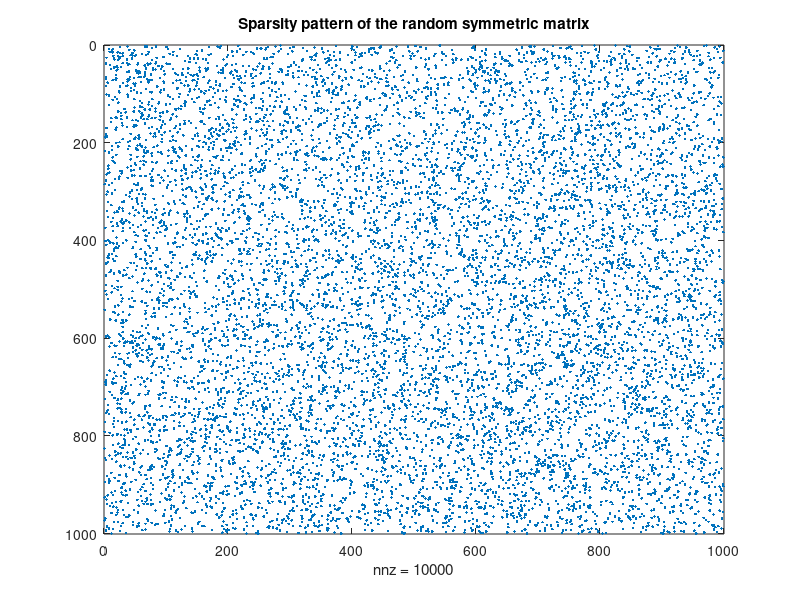

The MATLAB source for this figure: (Note: this script raises an error after producing the figure.)
% ACM 11: Introduction to MATLAB   

%% Week 5: Eigenvalues, Matix Decompositions, SVD, Regression Analysis  
%%         Vectorization, Debugging, and Profiling.

%% Eigenvalues
close all; clear; clc;
% Matlab has a good eigenvalue solver called "eig". This is different than
% "eigs" (which we will cover below; the "s" stands for "sparse", and
% not to pluralize "eig").  "eig" does different things, depending on the
% number of outputs: 
% - If we only have one output, it just returns the eigenvalues in a vector. 
% - If we have two outputs, it gives the eigenvalues (this time, as the 
%   diagonal of a matrix), as well as the eigenvectors.
clear; 
A = randn(3);
%The eigenvalues of A are:
lambda=eig(A)
% (recall that eigenvalues of a real matrix are allowed to be complex; if
% the matrix is symmetric, then we're guaranteed to get real
% eignevalues).

[V,D] = eig(A)
% The eigenvalues of A are on the diagonal of matrix D and the eigenvectors 
% are the columns of matrix V, so that A*V = V*D.

% Remark: If you don't need the eigenvectors, don't ask for them!  
% It will slow down the computation.

%% Eigenvalues for sparse matrices
clear; clc; close all;
% The command "eigs" finds only the few largest (or smallest) eigenvalues
% of a matrix.  It uses an entirely different kind of algorithm; this
% algorithm is very well-suited to sparse matrices.  Here, we'll
% demonstrate with a very large sparse matrix.
B = sprandsym(1000,.01);    % this is a 1000 x 1000 sparse symmetric matrix
                            % 1% of its entries are randomly selected to
                            % be nonzero; on those entries, the value is
                            % chosen from a uniform distribution.
spy(B); title('Sparsity pattern of the random symmetric matrix');
% Now, ask for the top and bottom 5 eigenvalues:
% (by "top", we mean those with the greatest magnitude)

disp('largest eigenvalues:')
D = eigs(B,5) 
% eigs(B) returns a vector of B's six largest magnitude eigenvalues
disp('smallest eigenvalues:')
D = eigs(B,5,'sm')  % "sm" stands for smalest magnitude

% Remark: you can use this command to also get the eigenvectors, e.g.,
% [V,D] = eigs(B,5)

%% Matrix Decompositions
close all;clear;clc;

A = rand(3)+eye(3);

% PLU decomposition
[L,U,P]=lu(A) % the permuted LU decomposition  P*A=L*U

% Cholesky Decompostions
U=chol(A) % produces an upper triangular matrix U, satisfying U'*U=A. 
          % chol assumes that A is symmetric. If it is not, chol uses the 
          % transpose of the upper triangle as the lower triangle. 
          % Matrix A must be positive definite: x'*A*x>0 for none zero x.
L = chol(A, 'lower') % L is lower triangular, L*L'=A.

% Orthogonal-triangular decomposition 
[Q,R] = qr(A)  %  produces an upper triangular matrix R and an 
               %  othogonal matrix Q so that A = Q*R.
               %  This decomposition can be also used for solving linear 
               %  systems: it is more computationally expensive than PLU
               %  decomposition, but more numerically stable. 

%% Singular Value Decomposition (SVD) - the king of matrix decompositions
%{
The SVD is vaguely like a generalization of the eigenvalue decomposition; 
it gives slightly different information, and it is also more general 
(i.e. it applies to non-square matrices).  
We factor a matrix A as the product of three matrices: A = U*S*V'. 
If A is m-by-n, then 
- U is m-by-m, unitary U*U'=U'*U=I
- S is m-by-n, it is zero except on the diagonal. The nonzero diagonal 
  entries of S are called the singular values, and they are always real 
  and positive. By convention, they are always listed in decreasing order.
- V' is n-by-n, unitary V*V'=V'*V=I

In Matlab, the function to compute the SVD is called "svd()", and there is 
also a sparse version ("svds()").  
%}

clc; clear; 
A = randn(3,5);
% The vector of singular values of A are:
s = svd(A)
% All factors of the decomposition:
[U,S,V] = svd(A)
norm(A-U*S*V')  % the norm of the residual

% Example application of SVD to image compression:
% retain only the top singular values and vectors

close all; clear; clc;
load durer % Albrecht Durer's Melancholia; Matlab built-in image
% See: http://www.mathworks.com/help/matlab/learn_matlab/plotting-image-data.html
figure('Position',[500 200 650 600]);
image(X); 
colormap(map);
axis image
title('Original Image')

[U,S,V] = svd(X);

figure('Position',[500 200 650 600]);
spy(S) % view the sparsity pattern of the singular value matrix
title('Sparsity pattern')
bar(diag(S));  % singular values
ind = ceil(length(diag(S))*0.1); % take 10% of the singular values
S(ind:end, ind:end) = 0;
figure('Position',[500 200 650 600]);
spy(S)
title('New sparsity pattern')
figure('Position',[500 200 650 600]);
Y=U*S*V';
image(Y)
colormap(map)
axis image
title('Compressed Image')

%% Simple Linear Regression
% Explain the method in class.
close all; clear; clc;
% Let us genenerate some data with linear trend:
x=(0:.01:2).';
y = 6*x + 2 + 0.5*randn(size(x));
figure('Position',[500 200 650 600])
plot(x,y,'ro');

% One way to fit a line to the data is to use the basic fitting GUI
% Tools >> Basic fitting

% Another way is to use polyfit: polynomial curve fitting
% p = polyfit(x,y,n) returns the coefficients for a polynomial p(x) of 
% degree n that is a best fit (in a least-squares sense) for the data (x,y). 
p = polyfit(x,y,1);

yfit = polyval(p,x); % polyval(p,x) returns the value of a polynomial p 
                     % evaluated at x.
hold on;
plot(x,yfit,'-b');

%% Multiple Linear Regression
% Explain the method in class.
% B = regress(y,X) 
% - X is an n-by-p matrix of p predictors at each of n observations.
% - y is an n-by-1 vector of observed responses.
% - B is a p-by-1 vector B of coefficient estimates for a multiple linear 
%     regression of the responses in y on the predictors in x.  

close all;clear;clc;
load carbig % a dataset that contains various measured variables for 406 
            % automobiles from the 1970's and 1980's.
x1 = Weight;
x2 = Horsepower;
y = MPG; %  Miles per gallon

%Compute regression coefficients for a linear model with an interaction term:
X = [ones(size(x1)), x1, x2, x1.*x2];
b = regress(y,X);

%Plot the data and the model:
figure
scatter3(x1,x2,y)
xlabel('Weight')
ylabel('Horsepower')
zlabel('MPG')
hold on
x1fit = min(x1):100:max(x1);
x2fit = min(x2):10:max(x2);
[X1FIT,X2FIT] = meshgrid(x1fit,x2fit);
YFIT = b(1) + b(2)*X1FIT + b(3)*X2FIT + b(4)*X1FIT.*X2FIT;
mesh(X1FIT,X2FIT,YFIT)

% More tools for data analysis: in Statistics and Machine Learning Toolbox

%% Vectorization

clear; clc; close all; 

%{
MATLAB is optimized for operations involving matrices and vectors.  
"Vectorization" is the process of revising loop-based, scalar-oriented 
code to use MATLAB matrix and vector operations.
Vectorizing your code is worthwhile for several reasons:
(1) Performance: Vectorized code often runs much faster than the corresponding 
code containing loops.
(2) Less Error Prone: Without loops, vectorized code is often shorter. 
Fewer lines of code mean fewer opportunities to introduce programming errors.
(3) Appearance: Vectorized mathematical code appears more like the 
mathematical expressions found in textbooks, making the code easier to understand.

"Vectorize!" is one of the mantras of MATLAB programming.
%}

% Trivial example: here is a non-vectoriaed code
i = 0;
for t = 0:.01:10
    i = i + 1;
    y(i) = sin(t);
end
% Here is a vectorized version of the same code:
t = 0:.01:10;
y = sin(t);

% Another example: generate an n-by-n matrix B of polynomial basis functions
n = 5000;
x = linspace(0,1,n);
% Bad
tic
B = NaN(n,n); % preallocation
for i=1:n
    for j=1:n
        B(i,j) = x(j)^(i-1);
    end
end
toc

% Better
tic
A=repmat(x,n,1);
C=repmat((0:n-1)',1,n);
B = A.^C;
toc

% Strategy: matrix thinking + built-in functions

%% Helpful Built-In Functions with Examples

clear; clc;
% all(v)  Tests if all elements of v are nonzero (or true)
% any(v)  Tests if at least one elements of v are nonzero (or true)
% Illustration: 
a=1;
b=2;
x=a+(b-a)*rand(10,1); 
y=a+(b-a)*randn(10,1);
all(x>=a)
all(y>=a)
any(x<a)
any(y<a)

% Application: return only the rows of A that don't have negative elements
A=[1, 2, -3; 4, 5, 6; 7, 8, -9]
B = A(~any(A<0,2),:)  % work it out on a paper and to see what is going on!
                      % what is A<0 ?
                      % what is any(A<0) ?
                      % what is any(A<0,1) ?
                      % what is any(A<0,2) ?
                      % what is ~any(A<0,2) ?
%----------------------------------------------------------
% cumsum(a): finds cumulative sum of elements of a
% Illustration:
clear; clc;
A = 1:5
B = cumsum(A)

% Application: Simulation of Brownian motion
% W(k,dt)=sqrt(dt)*(Z1+Z2+...+Zk), k=1,...
% dt - time step, Zj - independent N(0,1) variables
T=1; N=10000; dt=T/N; 
tic
%  W(k,dt)=W(k-1,dt)+ sqrt(dt)*Zk;
dW=zeros(1,N);
W=zeros(1,N);
dW(1) = sqrt(dt)*randn;
W(1) = dW(1);
for j = 2:N
    dW(j) = sqrt(dt)*randn;
    W(j) = W(j-1) + dW(j);
end
toc
figure
plot([0:dt:T],[0,W])

tic
dW = sqrt(dt)*randn(1,N);
W = cumsum(dW);
toc
hold on
plot([0:dt:T],[0,W])

%------------------------------------------------------------
% diff(x):  calculates differences between adjacent elements of x
% b=diff(a), then b(i)=a(i+1)-a(i).
% Illustration:
clear; clc; close all;
A = [1, 2, -2, 1]
B = diff(A)
% find(x) returns a vector of indices of nonzero elements in x
A=[0 0 1 1 0 1]
B=find(A)

% Application: find the local maxima in an array
a = randn(100,1);
b = diff(a); %size 99 by 1
ind = find(b(1:end-1)>0 & b(2:end)<0);
figure
plot(a);
hold on;
plot(1+ind,a(1+ind),'rx')

% How to find local minima? 
% ind = find(b(1:end-1)<0 & b(2:end)>0);

%--------------------------------------------------------------
% prod(A) returns the product of the array elements of A.
% Illustration:
a=[1,-1,1,-1];
b=prod(a)

% Application: factorial function
clear; clc; 
N=10000;
n=100;
tic
for i=1:N
    factorial(n);
end
toc
tic
for i=1:N 
    prod(1:n);
end
toc

% Even though factorial is built-in, it uses cumprod

%----------------------------------------------------------------
% B = reshape(A,size) reshapes A using the size vector, size, to define size(B). 
% For example, reshape(A,[2,3]) reshapes A into a 2-by-3 matrix. 
% size must contain at least 2 elements, and prod(sz) must be the same as numel(A)
A = rand(4)
B = reshape(A,2,[]) % B has 2 rows and the automatically calculated # columns
% If A=rand(5), then B = reshape(A,2,[]) leads to an error.

%-----------------------------------------------------------
% B = sort(A) sorts the elements of A in ascending order 
% - If A is a vector, then sort(A) sorts the vector elements.
% - If A is a matrix, then sort(A) treats the columns of A as vectors 
%   and sorts each column.
% - sort(A,dim) returns the sorted elements of A along dimension dim.
A=[1, -1, 0; -2, 3, -5]
sort(A)
sort(A,1)  % sorts columns
sort(A,2)  % sorts rows

%% Debugging
% Debugging is the process of locating and fixing "bugs" (errors).
% In Matlab it is most useful in conjunction with "breakpoints."  
% To add a breakpoint into a line of code, just click the horizontal line 
% to the left of the line of code. It should turn into a red dot. The dot
% turns gray if the code has been changed and not saved.  When you run the
% code, the execution pauses at the breakpoint everytime it reaches the
% line.  The Matlab command menu now has a different look to it: "K>>".
% You can see the local variables to the function, and hopefully
% piece-together what went wrong!  To step through the code, or let it run,
% see the various options (and the shortcuts) in the "DEBUG" menu of the
% EDITOR.  You can also control these with commands, e.g. to quit the
% debugger, use "dbquit".

%% Profiling: finding the bottlenecks in your code
clear; clc;
% MATLAB has a very convenient tool to find bottlenecks and inefficiencies
% in you programs
profile on
sample_script
profile off
profile viewer
